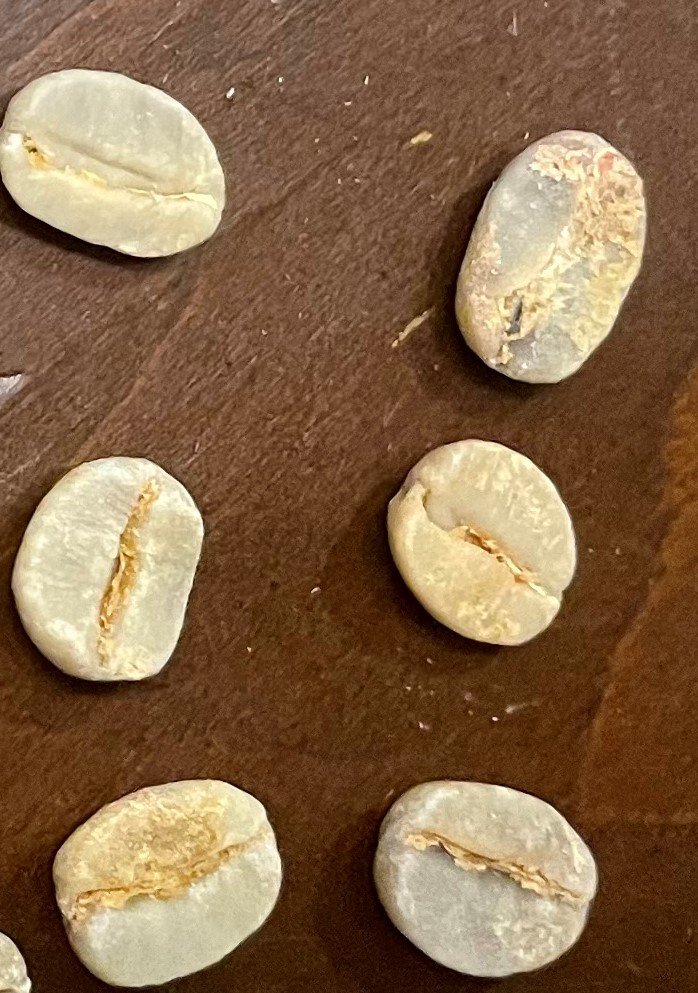
#> input picture photo/cfe05.jpg, 698 x 993 px
$ jupyter execute --allow-errors cfetest.ipynb
#> lines starting #> are read from the running program, lines starting #| are printed output that depends on the picture; after the words box and inside, x2 and y2 are one past the last pixel; in counts of white or black regions, pixels touching at a corner belong together
[cell 1]
import cv2
import numpy as np
from IPython import display
from matplotlib import pyplot as plt

[cell 2]
def imshow(img, format=".jpg", **kwargs):
    """ndarray 配列をインラインで Notebook 上に表示する。
    """
    img = cv2.imencode(format, img)[1]
    img = display.Image(img, **kwargs)
    display.display(img)

[cell 3]
# 指定した画像(path)の物体を検出し、外接矩形の画像を出力します
def detect_contour(path):

  # 画像を読込
#> called with path = 'photo/cfe05.jpg'
  src = cv2.imread(path, cv2.IMREAD_COLOR)
#> src is the input picture: shape (993, 698, 3); mean B, G, R 73.2, 103.4, 133.9

  # グレースケール画像へ変換
  gray = cv2.cvtColor(src, cv2.COLOR_BGR2GRAY)
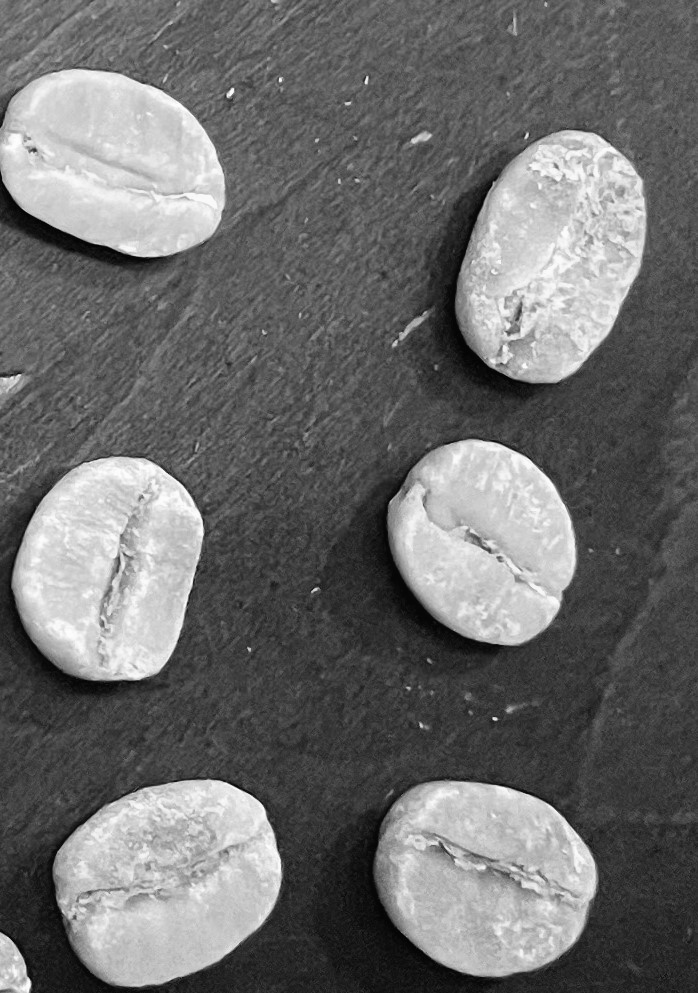
#> gray: shape (993, 698); min 3, max 253, mean 109.1

  # 2値化
  retval, bw = cv2.threshold(gray, 20, 255, cv2.THRESH_BINARY | cv2.THRESH_OTSU)
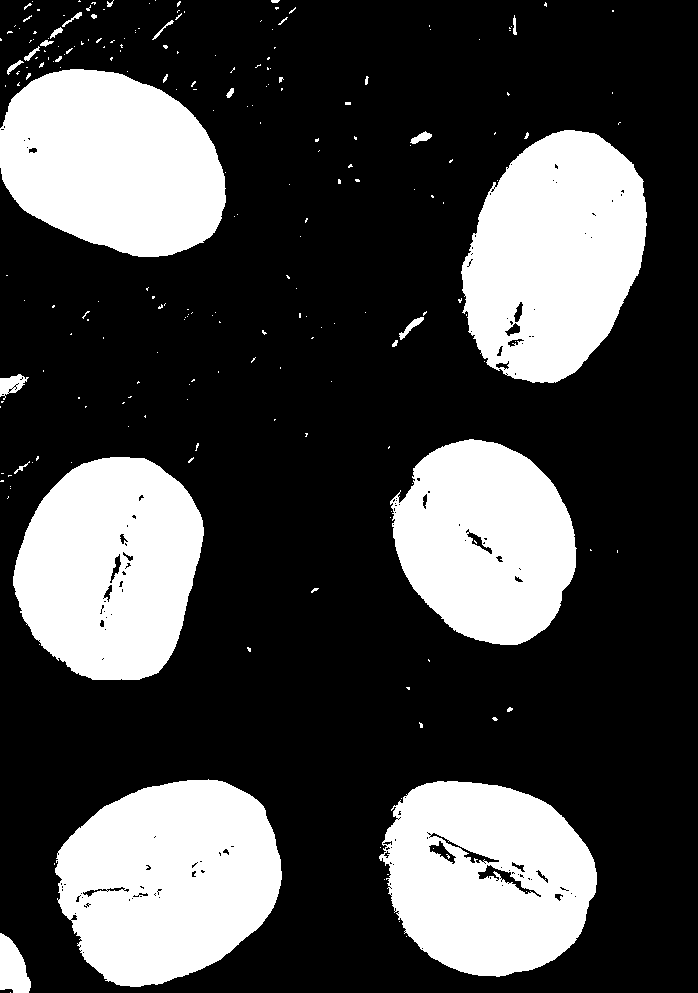
#> bw: shape (993, 698); 28.5% white; 226 white regions (197 under 20 px), largest, box (x1, y1, x2, y2) and area: (55, 779, 282, 987) 35146, (461, 130, 647, 383) 34348, (0, 69, 226, 257) 32519
#> retval = 137
  imshow(bw)

  # [34 lines of commented-out code are left out]
  cv2.destroyAllWindows()

$ run again, with photo/cfe01.jpg copied over photo/cfe05.jpg
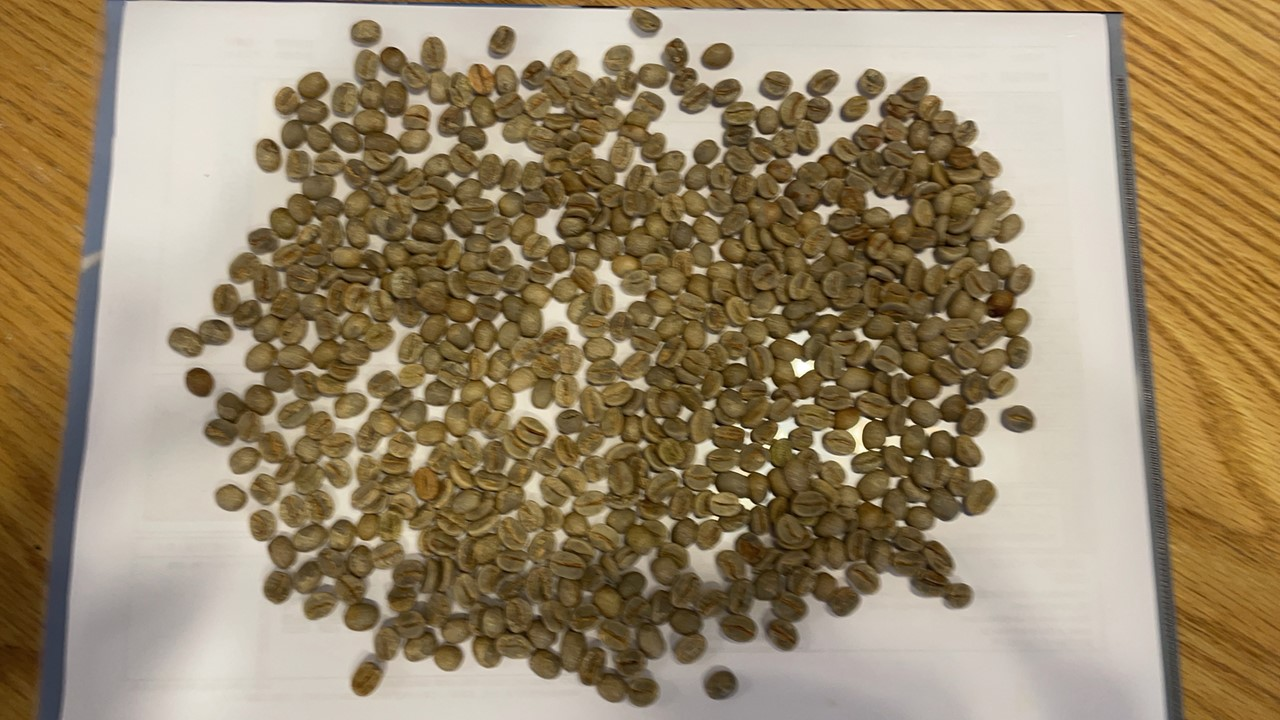
#> input picture photo/cfe01.jpg, 1280 x 720 px
#> in detect_contour, src is the input picture: shape (720, 1280, 3); mean B, G, R 105.1, 135.1, 153.1
#> in detect_contour, `gray = cv2.cvtColor(src, cv2.COLOR_BGR2GRAY)`:
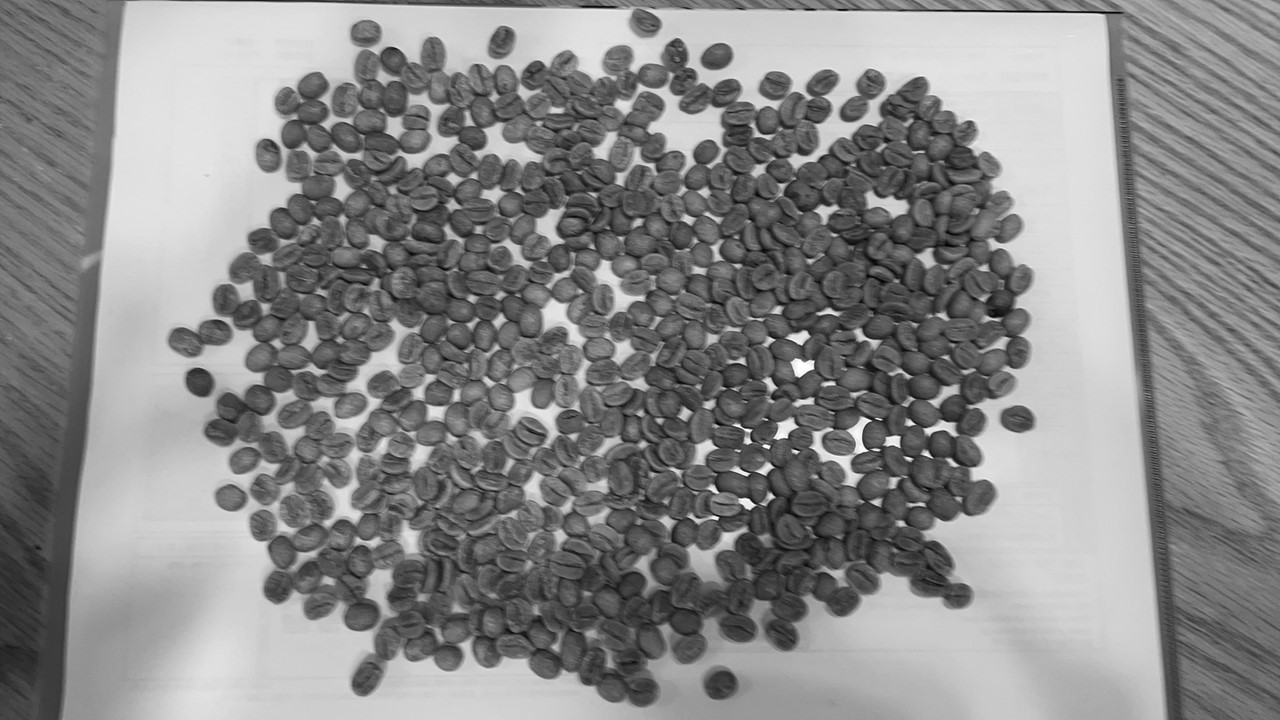
#> gray: shape (720, 1280); min 3, max 255, mean 137
#> in detect_contour, `retval, bw = cv2.threshold(gray, 20, 255, cv2.THRESH_BINARY | cv2.THRE..`:
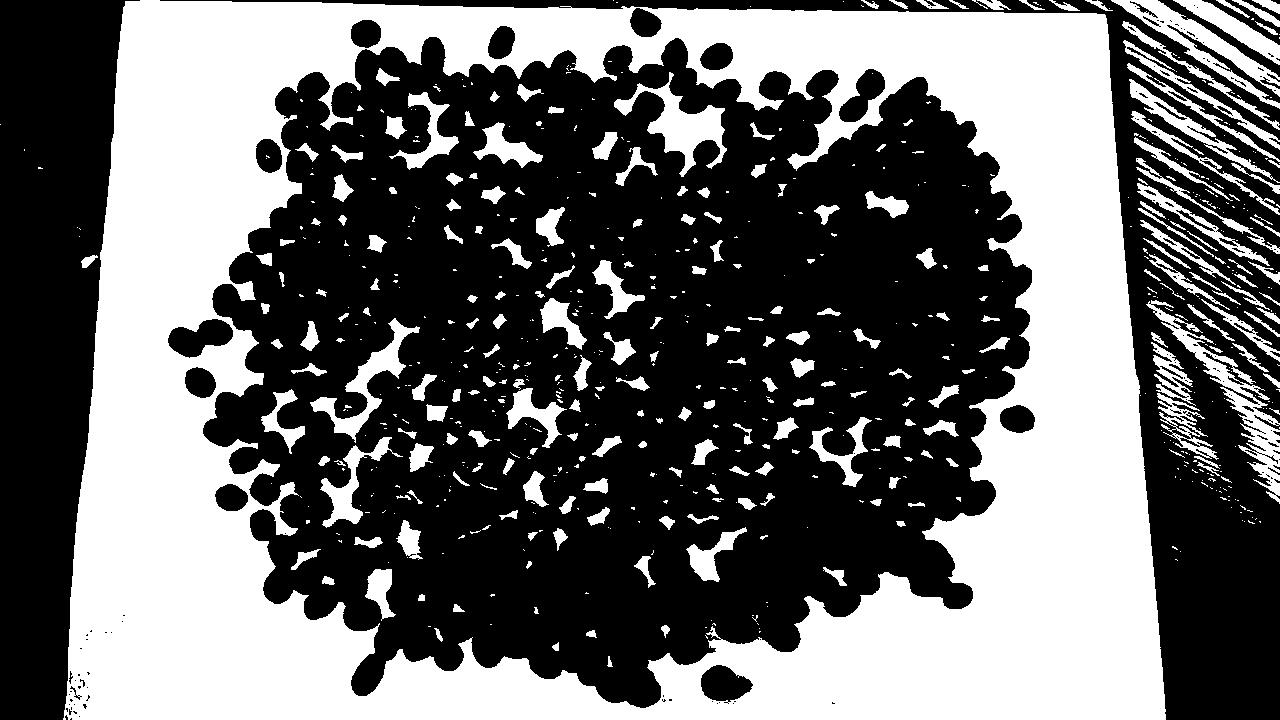
#> bw: shape (720, 1280); 42.1% white; 705 white regions (454 under 20 px), largest, box (x1, y1, x2, y2) and area: (63, 0, 1166, 720) 320643, (1146, 300, 1280, 504) 4144, (1111, 0, 1280, 109) 3827
#> retval = 145

$ run again, with photo/cfe02.jpg copied over photo/cfe05.jpg
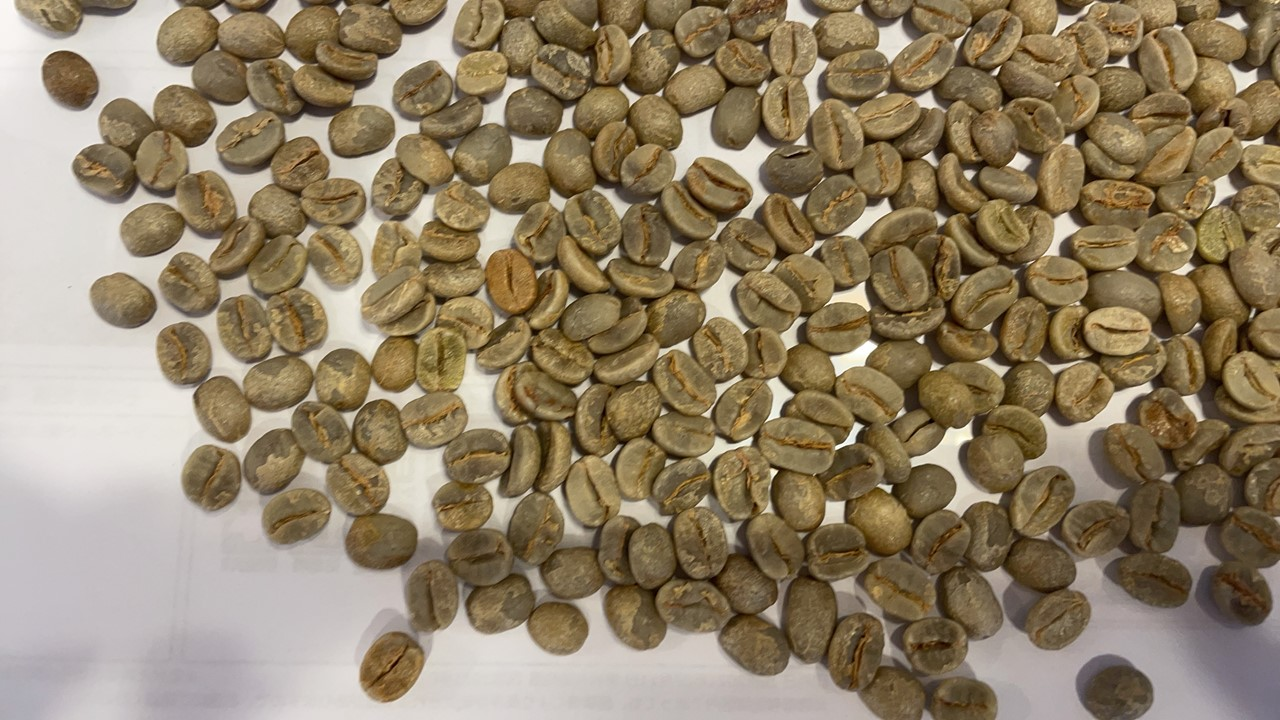
#> input picture photo/cfe02.jpg, 1280 x 720 px
#> in detect_contour, src is the input picture: shape (720, 1280, 3); mean B, G, R 103.4, 129.3, 145.3
#> in detect_contour, `gray = cv2.cvtColor(src, cv2.COLOR_BGR2GRAY)`:
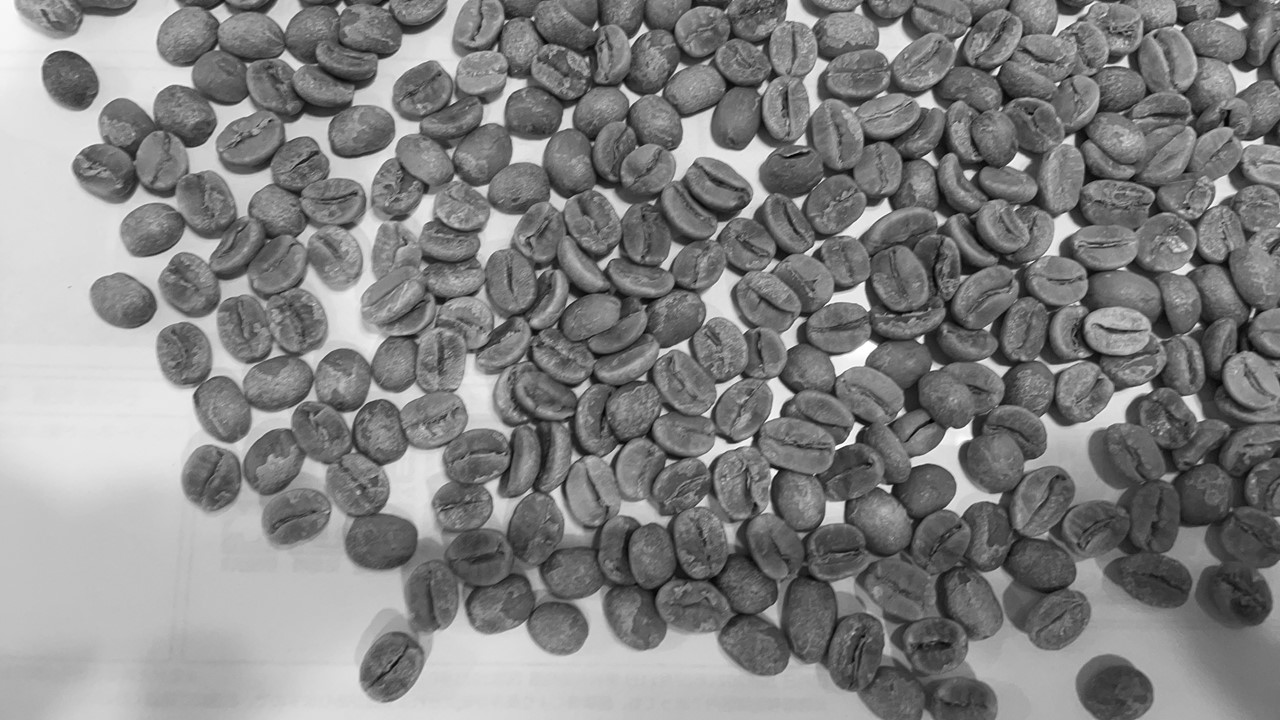
#> gray: shape (720, 1280); min 3, max 255, mean 131.1
#> in detect_contour, `retval, bw = cv2.threshold(gray, 20, 255, cv2.THRESH_BINARY | cv2.THRE..`:
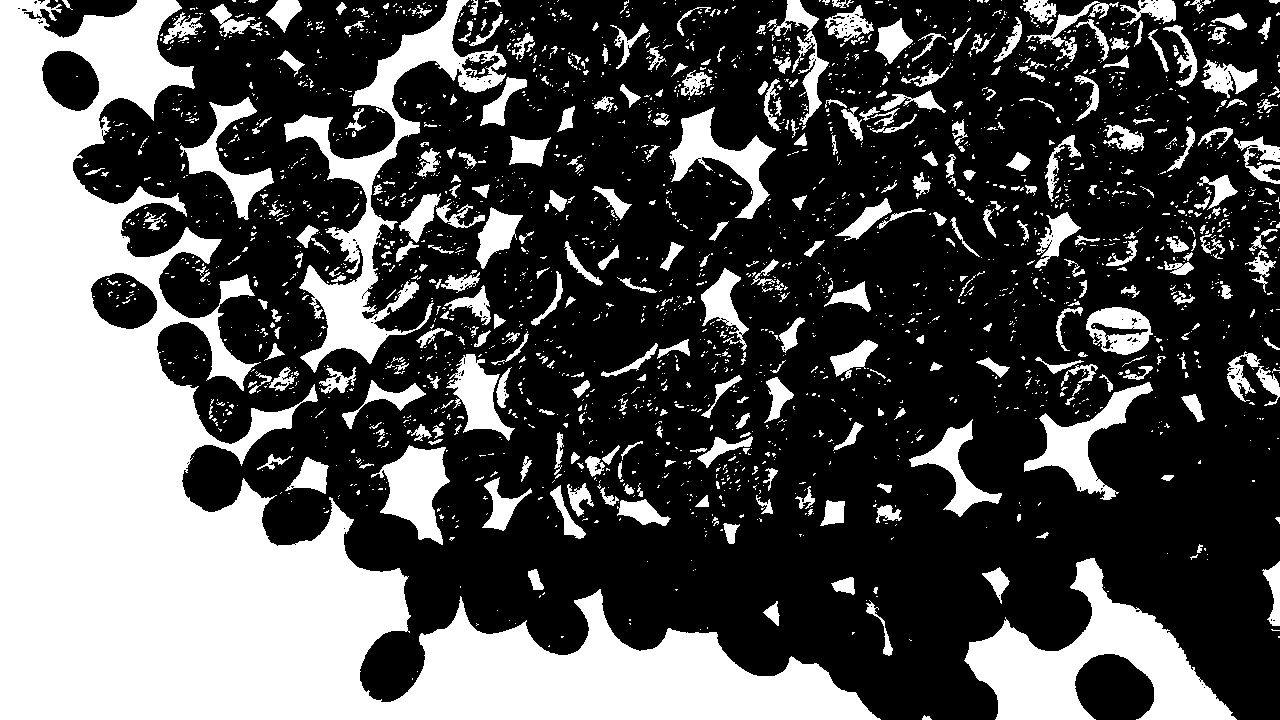
#> bw: shape (720, 1280); 34% white; 2457 white regions (2057 under 20 px), largest, box (x1, y1, x2, y2) and area: (0, 0, 881, 720) 188600, (964, 558, 1237, 720) 17218, (284, 0, 507, 373) 15370
#> retval = 146

$ run again, with photo/cfe03.jpg copied over photo/cfe05.jpg
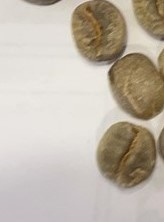
#> input picture photo/cfe03.jpg, 164 x 222 px
#> in detect_contour, src is the input picture: shape (222, 164, 3); mean B, G, R 170.1, 182.7, 191.9
#> in detect_contour, `gray = cv2.cvtColor(src, cv2.COLOR_BGR2GRAY)`:
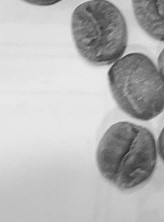
#> gray: shape (222, 164); min 38, max 245, mean 183.9
#> in detect_contour, `retval, bw = cv2.threshold(gray, 20, 255, cv2.THRESH_BINARY | cv2.THRE..`:
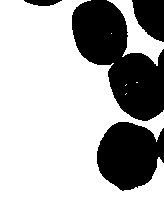
#> bw: shape (222, 164); 71% white; 4 black regions, box (x1, y1, x2, y2) and area: (72, 0, 164, 121) 5956, (97, 122, 164, 191) 3445, (132, 0, 164, 42) 992, (24, 0, 62, 6) 163
#> retval = 163
#> img = 6393 values, max 255 at index 0, min 0 at index 4, mean 131.9
